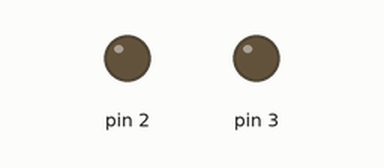
This sketch was run on a simulated Arduino Uno, built with avr-gcc and run on an emulated ATmega328P. On the bench: output pins drawn as LEDs (lit = HIGH). Pins used as bus, display or sensor lines are not drawn; what the sketch prints to the serial monitor is not drawn.

Above: at 2.0 s.
At 5.0 s:
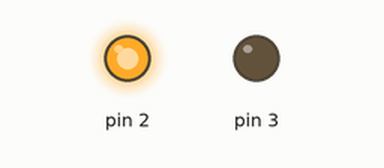
At 9.0 s:
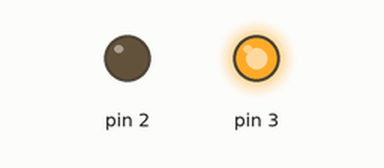
Timing chart, 0 to 15.6 s (numbered marks = the images above):
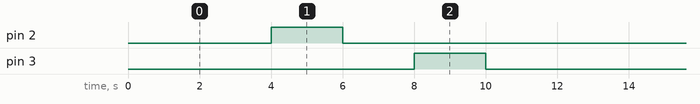

The sketch:

main.ino
```cpp
void setup(){
Serial.begin(115200);
pinMode(1, OUTPUT); pinMode(2, OUTPUT); pinMode(3, OUTPUT);
Serial.println("happy holidays!");
}

// so i dont need to call redundant digital write calls
void togglesnowflake(int pin){
digitalWrite(pin, HIGH);
delay(2000);
digitalWrite(pin, LOW);
delay(2000);
}

void loop(){
togglesnowflake(1);
togglesnowflake(2);
togglesnowflake(3);
}
```

Measured:
- by itself, pin 2, pin 3: alternates HIGH for 2.0 s and LOW for 10.0 s
- by itself, everything shown: repeats every 12.0 s, in 4 steps
